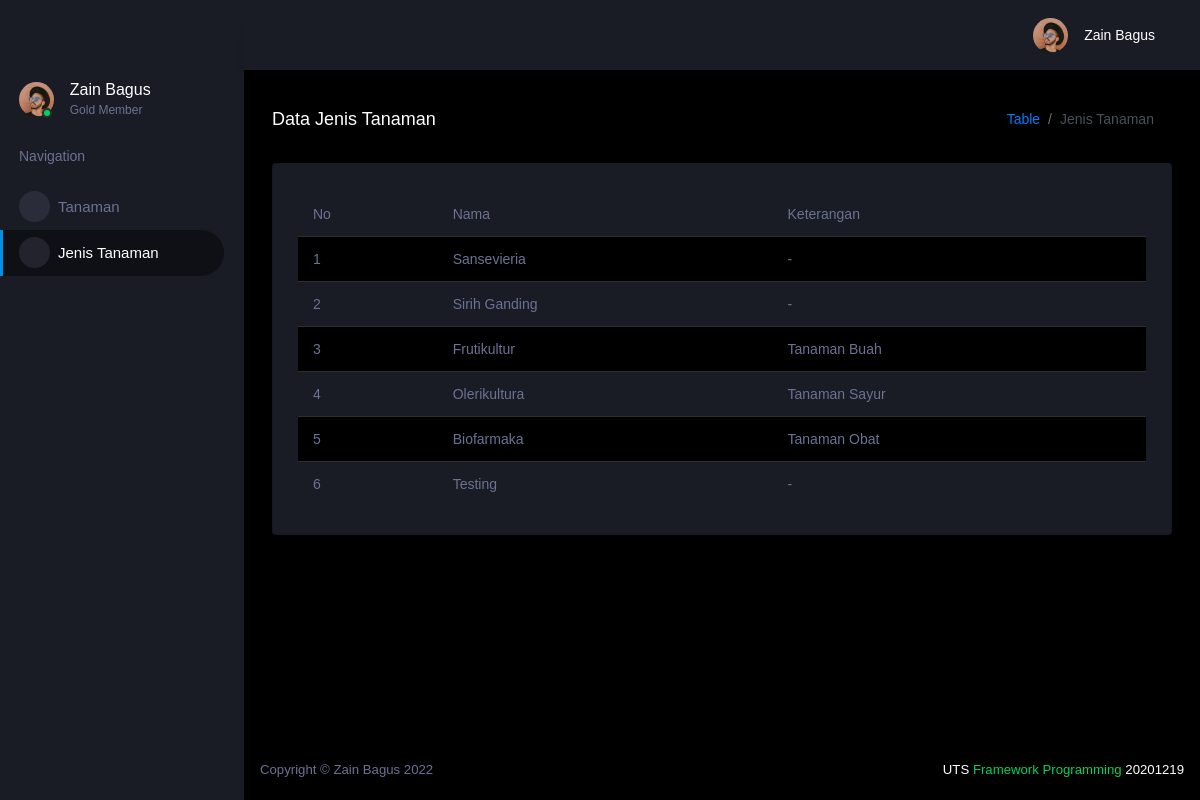
The app's page /uts/jenis_tanaman with its own data.
### landingpage/models.py (models this page shows, shortened)
class JenisTanaman(models.Model):
    nama=models.CharField(max_length=50)
    ket=models.TextField()

### landingpage/views.py (the view)
# urls.py: path('uts/jenis_tanaman',jenis_tanaman, name = 'jenis_tanaman'),
def jenis_tanaman(request):
    jenis_tanaman=JenisTanaman.objects.all()
    konteks={
        'jenis_tanaman': jenis_tanaman,
    }
    return render(request,'uts/jenis_tanaman.html',konteks)

### templates/uts/jenis_tanaman.html (shortened to what this page needs)
{%load static%}
<!DOCTYPE html>
<html lang="en">
  <head>
    <link
      rel="stylesheet"
      href="{% static 'assets/vendors/mdi/css/materialdesignicons.min.css' %}"
    />
    <link
      rel="stylesheet"
      href="{% static 'assets/vendors/css/vendor.bundle.base.css' %}"
    />
    <link rel="stylesheet" href="{% static 'assets/css/style.css' %}" />
  </head>
  <body>
    <div class="container-scroller">
      <nav class="sidebar sidebar-offcanvas" id="sidebar">
        <ul class="nav">
          <li class="nav-item profile">
            <div class="profile-desc">
              <div class="profile-pic">
                <div class="count-indicator">
                  <img
                    class="img-xs rounded-circle"
                    src="{% static 'assets/images/faces/face15.jpg' %}"
                    alt=""
                  />
                  <span class="count bg-success"></span>
                </div>
                <div class="profile-name">
                  <h5 class="mb-0 font-weight-normal">Zain Bagus</h5>
                  <span>Gold Member</span>
                </div>
              </div>
              <a href="#" id="profile-dropdown" data-toggle="dropdown"
                ><i class="mdi mdi-dots-vertical"></i
              ></a>
            </div>
          </li>
          <li class="nav-item nav-category">
            <span class="nav-link">Navigation</span>
          </li>
          <li class="nav-item menu-items">
            <a class="nav-link" href="{% url 'tanaman' %}">
              <span class="menu-icon">
                <i class="mdi mdi-table-large"></i>
              </span>
              <span class="menu-title">Tanaman</span>
            </a>
          </li>
          <li class="nav-item menu-items active">
            <a class="nav-link" href="{% url 'jenis_tanaman' %}">
              <span class="menu-icon">
                <i class="mdi mdi-table-large"></i>
              </span>
              <span class="menu-title">Jenis Tanaman</span>
            </a>
          </li>
        </ul>
      </nav>
      <div class="container-fluid page-body-wrapper">
        <nav class="navbar p-0 fixed-top d-flex flex-row">
          <div class="navbar-menu-wrapper flex-grow d-flex align-items-stretch">
            <button
              class="navbar-toggler navbar-toggler align-self-center"
              type="button"
              data-toggle="minimize"
            >
              <span class="mdi mdi-menu"></span>
            </button>
            <ul class="navbar-nav navbar-nav-right">
              <li class="nav-item dropdown">
                <a
                  class="nav-link"
                  id="profileDropdown"
                  href="#"
                  data-toggle="dropdown"
                >
                  <div class="navbar-profile">
                    <img
                      class="img-xs rounded-circle"
                      src="{% static 'assets/images/faces/face15.jpg' %}"
                      alt=""
                    />
                    <p class="mb-0 d-none d-sm-block navbar-profile-name">
                      Zain Bagus
                    </p>
                    <i class="mdi mdi-menu-down d-none d-sm-block"></i>
                  </div>
                </a>
              </li>
            </ul>
          </div>
        </nav>
        <div class="main-panel">
          <div class="content-wrapper">
            <div class="page-header">
              <h3 class="page-title">Data Jenis Tanaman</h3>
              <nav aria-label="breadcrumb">
                <ol class="breadcrumb">
                  <li class="breadcrumb-item"><a href="#">Table</a></li>
                  <li class="breadcrumb-item active" aria-current="page">
                    Jenis Tanaman
                  </li>
                </ol>
              </nav>
            </div>
            <div class="row">
              <div class="col-lg-12 grid-margin stretch-card">
                <div class="card">
                  <div class="card-body">
                    <div class="table-responsive">
                      <table class="table table-striped">
                        <thead>
                          <tr>
                            <th>No</th>
                            <th>Nama</th>
                            <th>Keterangan</th>
                          </tr>
                        </thead>
                        <tbody>
                          {% for Jenis in jenis_tanaman %}
                          <tr>
                            <td>{{forloop.counter}}</td>
                            <td>{{Jenis.nama}}</td>
                            <td>{{Jenis.ket}}</td>
                          </tr>
                          {% endfor %}
                        </tbody>
                      </table>
                    </div>
                  </div>
                </div>
              </div>
            </div>
          </div>
          <footer class="footer">
            <div
              class="d-sm-flex justify-content-center justify-content-sm-between"
            >
              <span
                class="text-muted d-block text-center text-sm-left d-sm-inline-block"
                >Copyright © Zain Bagus 2022</span
              >
              <span
                class="float-none float-sm-right d-block mt-1 mt-sm-0 text-center"
              >
                UTS
                <a href="#" target="_blank">Framework Programming</a> 20201219
              </span>
            </div>
          </footer>
        </div>
      </div>
    </div>
  </body>
</html>

### records on screen
JenisTanaman: nama "Sansevieria", ket "-"
JenisTanaman: nama "Sirih Ganding", ket "-"
JenisTanaman: nama "Frutikultur", ket "Tanaman Buah"
JenisTanaman: nama "Olerikultura", ket "Tanaman Sayur"
JenisTanaman: nama "Biofarmaka", ket "Tanaman Obat"
JenisTanaman: nama "Testing", ket "-"
